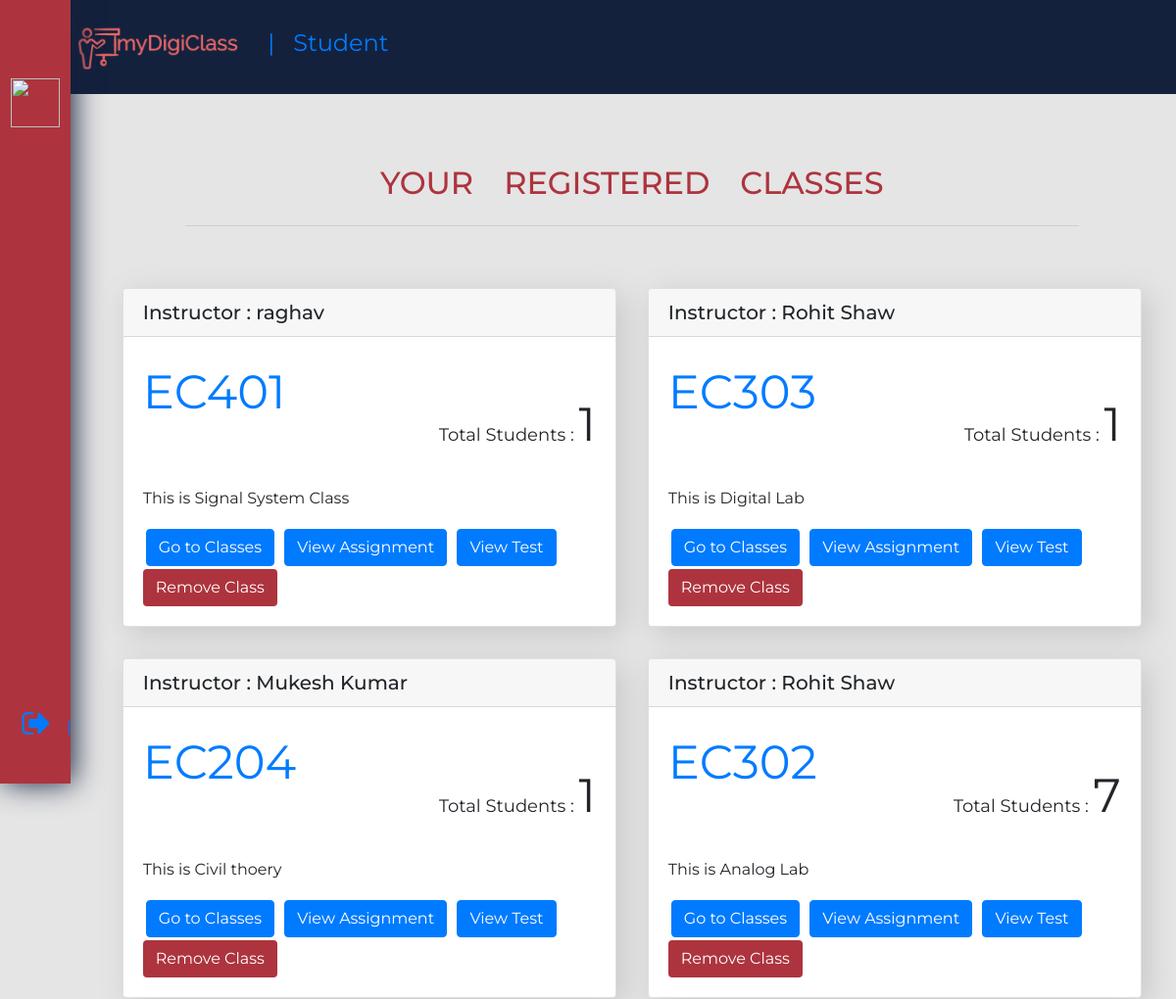
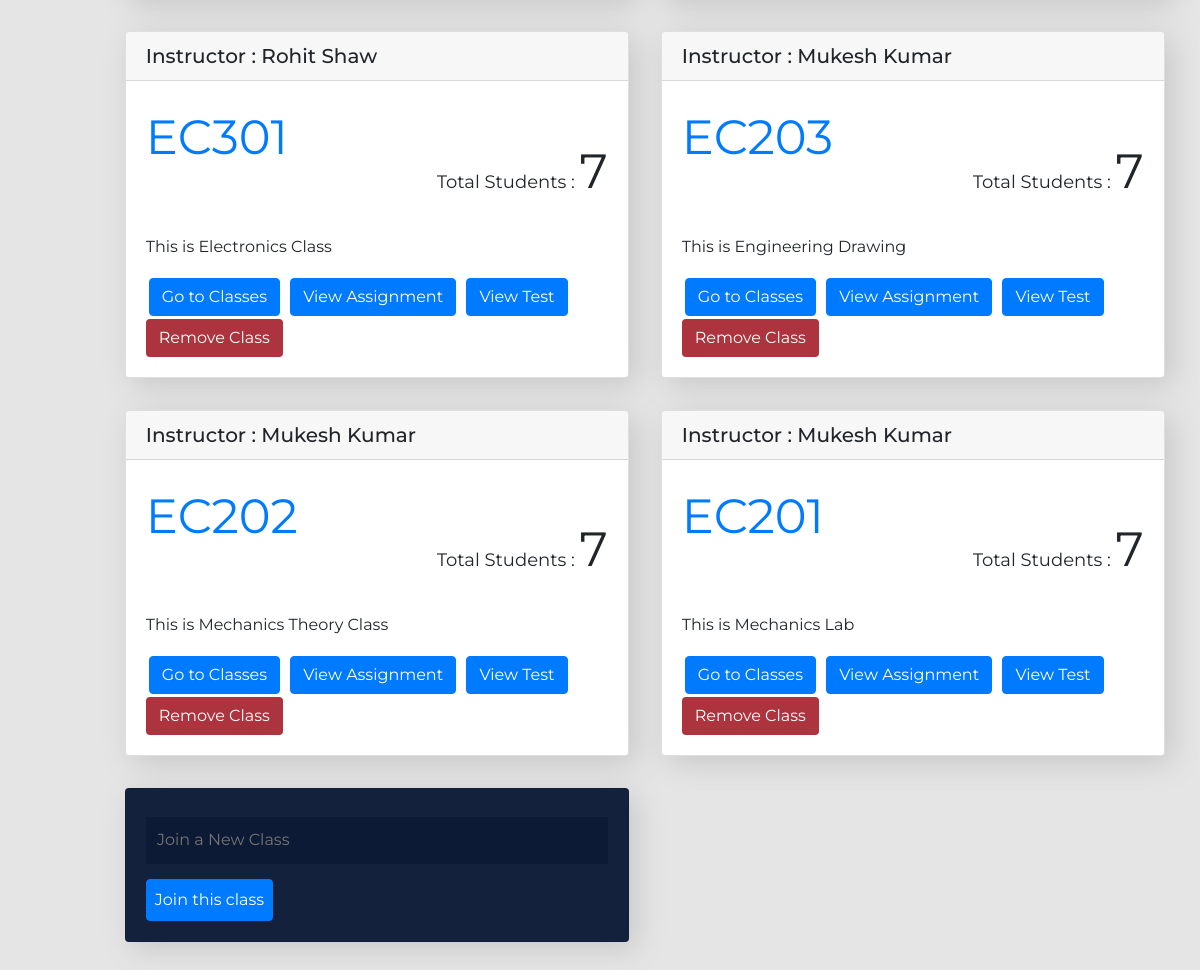
The app's page /Class (signed in) with its own data (2 pictures, top to bottom).
### tables this page shows
CREATE TABLE class(
cls_id text PRIMARY KEY,
desc text,
creator text,
logged boolean
, c_id text);

### server.py (the view)
@app.route('/Class')
def Classs():
	if not check_session(): return redirect(url_for('login'))
	occ=session['user']['occ']
	classes=Class.allclasses(c,session['user']['user_id'])
	name=session['user']['name']
	roll=session['user']['roll']
	username=session['user']['user_id']
	clg_name=college.getCollegeName(c,session['user']['clg_id'])
	teachers=getTeachers()
	return render_template('class.html',occ=occ,classes=classes,username=username,name=name,roll=roll,clg_name=clg_name,teachers=teachers)

### Data_Models/Class.py (called while the page is built)
	@staticmethod
	def allclasses(c,user_id=None,cls_id=None):
		ids=[]
		if user_id :
			c.execute("select cls_id from urc where user_id=?",(user_id,))
			ids=c.fetchall()
		else:
			ids=[(cls_id,)]
		ls=[]
		for i in ids:
			c.execute("select * from class where cls_id=?",i)
			k=c.fetchone()
			c.execute("select user_id from urc where cls_id=?",i)
			sz=len(c.fetchall())-1
			ls.append({'cls_id':k[0].split("_")[1],'desc':k[1],'creator':k[2],'participants':sz})
		if cls_id:
			ls=ls[0]
		if type(ls)==type([]):
			print(ls)
			return reversed(ls)
		return ls

	@staticmethod
	def getTeacherClasses(c,c_id):
		c.execute("select cls_id,desc from class where c_id=?",(c_id,))
		cs=c.fetchall()
		ls=[]
		for cl in cs :
			ls.append({'cls_id':cl[0].split("_")[1],'desc':cl[1]})
		return ls

### Data_Models/College.py (called while the page is built)
	@staticmethod
	def getCollegeName(c,clg_id):
		c.execute("select name from college where clg_id=?",(clg_id,))
		l=c.fetchone()
		return l[0]

### Data_Models/User.py (called while the page is built)
	@staticmethod
	def getTeachers(c,clg_id):
		c.execute("select user_id,name from user where clg_id=? and occ='teacher'",(clg_id,))
		ts = c.fetchall()
		ls=[]
		for t in ts:
			ls.append({'user_id':t[0],'name':t[1]})
		return ls

### server.py (called while the page is built)
def check_session():
	if 'user' in session:
		return True
	return False

def getTeachers():
	teachers = user.getTeachers(c,session['user']['clg_id'])
	ls=[]
	for t in teachers:
		d={}
		d['name']=t['name']
		d['user_id']=t['user_id']
		d['classes']=getTeacherClasses(t['user_id'])
		ls.append(d)
	print(ls)
	return ls

def getTeacherClasses(uid):
	classes=Class.getTeacherClasses(c,uid)
	return classes

### Template/class.html (shortened to what this page needs)
<!DOCTYPE html>
<html>
<head>
	<link rel="stylesheet" href="https://stackpath.bootstrapcdn.com/bootstrap/4.5.0/css/bootstrap.min.css">
	<link rel="stylesheet" href="https://stackpath.bootstrapcdn.com/font-awesome/4.7.0/css/font-awesome.min.css">
  <link rel="stylesheet" href="../static/css/view.css">
</head>
<body onload="onload()">
	<div class="navbar-home">
		<a class="navbar-brand" href="#" style="font-size:x-large;"><img src="../static/icons/logo.png" alt="" height="50px" > | &nbsp;
			{% if occ=="teacher" %}
				Teacher
			{% else %}
				Student
			{% endif %}
		</a>
	</div>
	<nav class="navbar navbar-dark side-menu">
		<ul>
		</ul>
		<div class="logout">
			<a href="/logout"><i class="fa fa-sign-out icon-logout"><span class="menu-text">LogOut</span></i></a>
		</div>
	</nav>
<div class="container-fluid content">
			<div class="title">
				<h2 class="title-text">your registered classes</h2>
			</div>
			<hr class="ruler">
			<div class="classes"  >
			{% for class in classes %}
			<div class="card class-view" id="scr">
				{% if occ!="teacher" %}
				<h5 class="card-header">Instructor : {{ class.creator }}</h5>
				{% endif %}
				<div class="card-body">
					<div class="card-title">
						<font size="9px">
							<a href="#">{{ class.cls_id }}</a>
							<p class="totalCount">
								<font size="4px">Total Students : </font>
								<span class="num">{{ class.participants }}</span>
							</p>
						</font>
					</div>
				<p class="card-text">{{ class.desc }}</p>
				<a href="{{ url_for('chats',cls_id = class.cls_id) }}" class="btn btn-primary btn-custom">Go to Classes</a>
				<a href="/viewAss?cls_id={{ class.cls_id }}" class="btn btn-primary btn-custom">View Assignment</a>
				<a href="/view_test?cls_id={{ class.cls_id }}" class="btn btn-primary btn-custom">View Test</a>
				{% if occ!="teacher" %}
				<button class="btn remove-btn btn-custom" onclick='removeClass("{{ class.cls_id }}")' >Remove Class</button>
				{% else %}
				<button class="btn remove-btn btn-custom"onclick='deleteClass("{{ class.cls_id }}")' >Delete Class</button>
				{% endif %}
				</div>
			</div>
			{% endfor %}
			<div class="card class-view join-class" id="scr">
				<div class="card-body">
					<form action="/add_class" method="post">
						{% if occ!="teacher" %}
						<input class="card-input" type="text" name="cls_code" id="cls_code" placeholder="Join a New Class" required="True" onkeyup="check_classavail('s')" autocomplete="off">
						<input type="submit" name="" value="Join this class" class="btn btn-primary create-card-btn">
						{% endif %}
						</form>
				</div>
			</div>
</div>
</div>
</body>
</html>

### static/css/view.css (style rules this page uses)
* { box-sizing: border-box; font-family: 'Montserrat', sans-serif; overflow-x: hidden; }
.side-menu { box-shadow: 3px 0px 30px #14213D; z-index: 1000; position: fixed; top: 0px; left: 0px; height: 100vh; width: 4.5rem; background-color: #AD343E; transition: ease; transition-duration: 0.6s; overflow: hidden; }
.logout { color: #fff; position: absolute; font-size: 2em; bottom: 2rem; left: 0.7em; }
.menu-text { margin-top: 0; position: relative; top:0; text-transform: lowercase; font-size: 1.2rem; padding-left: 1rem; padding-bottom: 0.5rem; margin-bottom: 1em; }
.navbar-home { background-color: #14213D; height: 6rem; width: 100%; }
.navbar-brand { position: relative; top: 1rem; left: 5rem; overflow: hidden; }
body { background-color: #E5E5E5; }
.title { text-align: center; font-size: 28px; text-transform: uppercase; word-spacing: .8em; color: #AD343E; font-weight: bolder; }
.ruler { max-width: 80%; padding: .9em; padding-bottom: 0; }
.content { margin-top: 1.5em; margin-left: 2.8em; background-color: #e5e5e5; width: 100%; height: 100%; padding: 3em; }
.classes { padding : 1em; display: grid; grid-template-columns: repeat(auto-fill, minmax(370px, 1fr)); }
.class-view { background-color: #fff; margin: 1em; box-shadow: 7px 7px 30px #c7c7c7; overflow: visible; }
.btn-custom { margin: 3px; }
.card-input { position: relative; margin: .5em 0; padding: .7em; width: 100%; background-color: #0d1a36; color: #e5e5e5; border: none; }
.join-class { background-color: #14213D; opacity: 1; }
.create-card-btn { text-align: center; margin: auto; color: #fff; padding: .5em; }
.remove-btn { text-align: center; margin: auto; color: #fff; background-color: #AD343E; }
.card-title .totalCount { margin-top: 0.7em; float:right; overflow-y: hidden; }
.num { font-size: 3rem; overflow-y: hidden; }

### records on screen
class: creator "raghav", cls_id "EC401", participants "1", desc "This is Signal System Class"
class: creator "Rohit Shaw", cls_id "EC303", participants "1", desc "This is Digital Lab"
class: creator "Mukesh Kumar", cls_id "EC204", participants "1", desc "This is Civil thoery"
class: creator "Rohit Shaw", cls_id "EC302", participants "7", desc "This is Analog Lab"
class: creator "Rohit Shaw", cls_id "EC301", participants "7", desc "This is Electronics Class"
class: creator "Mukesh Kumar", cls_id "EC203", participants "7", desc "This is Engineering Drawing"
class: creator "Mukesh Kumar", cls_id "EC202", participants "7", desc "This is Mechanics Theory Class"
class: creator "Mukesh Kumar", cls_id "EC201", participants "7", desc "This is Mechanics Lab"
